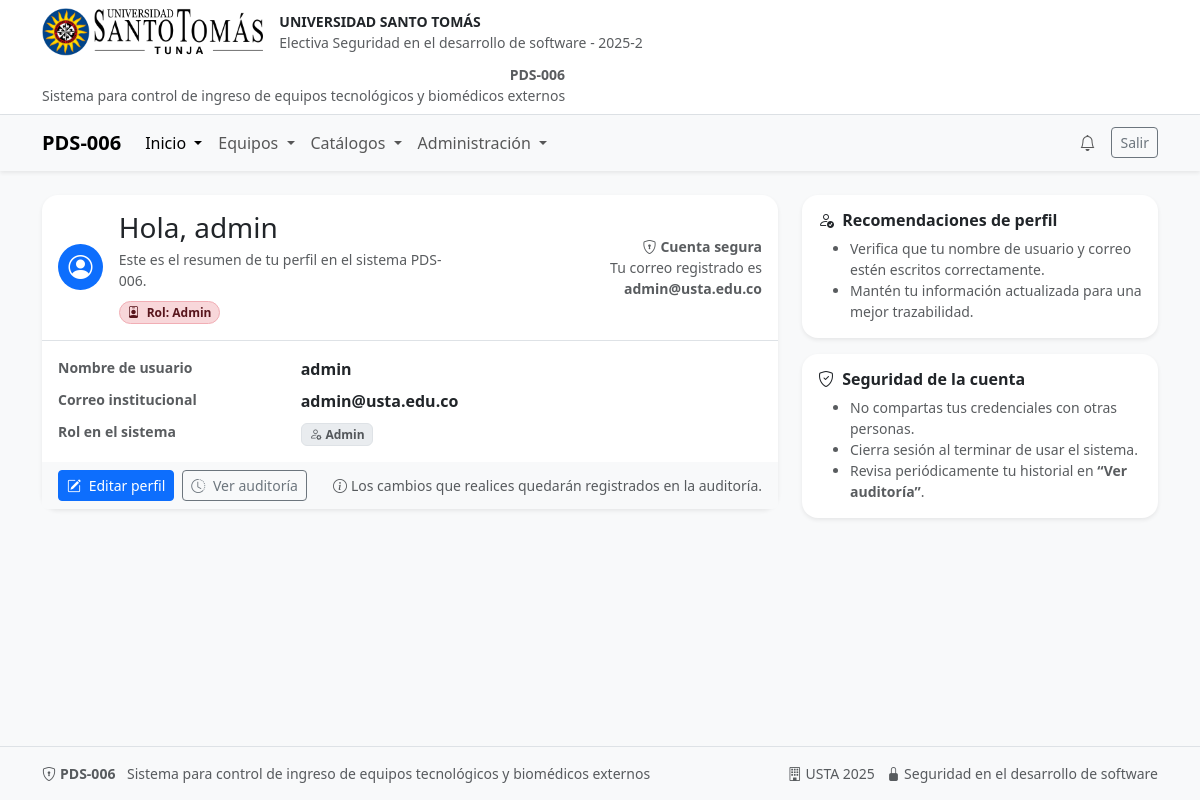
Screenshot of /perfil (signed in) with the database file from the repository.
### models.py (models this page shows, shortened)
class Base(DeclarativeBase):  # para heredar en los modelos, es decir para hacer el mapeo ORM
    pass # pass es para indicar que no hay nada más que hacer aquí, es un marcador de posición.

class User(Base, UserMixin):
    __tablename__ = "users"
    id: Mapped[int] = mapped_column(Integer, primary_key=True, autoincrement=True)
    identificacion: Mapped[str] = mapped_column(
        String(30),
        unique=True,
        nullable=False,
        index=True
    )
    username: Mapped[str] = mapped_column(String(50), unique=True, nullable=False, index=True)
    email: Mapped[str] = mapped_column(String(120), unique=True, nullable=False, index=True)
    password_hash: Mapped[str] = mapped_column(String(255), nullable=False)
    role: Mapped[str] = mapped_column(
        Enum("admin", "usuario"),
        default="usuario",
        nullable=False
    )

### app.py (the view)
@app.route("/perfil")
@login_required
def perfil():
    data = {"nombre": current_user.username, "correo": current_user.email}
    return render_template("perfil.html", data=data)

### app.py (called while the page is built)
@login_manager.user_loader # carga el usuario a partir del ID almacenado en la sesión
def load_user(user_id):
    db = SessionLocal()
    try:
        return db.get(User, int(user_id))
    finally:
        db.close()

@app.teardown_appcontext # cerrar sesión de BD al terminar request
def remove_session(exception=None):
    SessionLocal.remove()

@app.context_processor
def inject_photo_url_helpers():
    def photo_url(kind: str, obj_id: int):
        path = f"uploads/{kind}_{obj_id}.png"
        full = os.path.join(app.static_folder, path)
        if os.path.exists(full):
            return url_for('static', filename=path)
        return url_for('static', filename='img/logo.png')
    return dict(photo_url=photo_url)

### templates/perfil.html (shortened to what this page needs)
{% extends "base.html" %}
{% block content %}
<div class="row g-4 justify-content-center">
  <div class="col-12 col-lg-8">
    <div class="card shadow-sm border-0">
      <div class="card-body d-flex flex-column flex-md-row justify-content-between align-items-start align-items-md-center gap-3">
        <div class="d-flex align-items-center gap-3">
          <span class="d-inline-flex align-items-center justify-content-center bg-primary text-white rounded-circle"
                style="width: 46px; height: 46px;">
            <i class="bi bi-person-circle fs-4"></i>
          </span>
          <div>
            <h3 class="mb-1">Hola, {{ data.nombre }}</h3>
            <p class="mb-2 text-muted small mb-0">
              Este es el resumen de tu perfil en el sistema PDS-006.
            </p>
            <span class="badge rounded-pill
                         {% if current_user.role == 'admin' %}
                           bg-danger-subtle text-danger-emphasis border border-danger-subtle
                         {% else %}
                           bg-primary-subtle text-primary-emphasis border border-primary-subtle
                         {% endif %}">
              <i class="bi bi-person-badge me-1"></i>
              Rol: {{ current_user.role|capitalize }}
            </span>
          </div>
        </div>
        <div class="text-muted small text-md-end">
          <div class="fw-semibold">
            <i class="bi bi-shield-lock me-1"></i>Cuenta segura
          </div>
          <div>Tu correo registrado es <strong>{{ data.correo }}</strong></div>
        </div>
      </div>
      <div class="card-body border-top">
        <dl class="row mb-0">
          <dt class="col-sm-4 text-muted small">Nombre de usuario</dt>
          <dd class="col-sm-8 fw-semibold mb-2">
            {{ data.nombre }}
          </dd>
          <dt class="col-sm-4 text-muted small">Correo institucional</dt>
          <dd class="col-sm-8 fw-semibold mb-2">
            {{ data.correo }}
          </dd>
          <dt class="col-sm-4 text-muted small">Rol en el sistema</dt>
          <dd class="col-sm-8 mb-0">
            <span class="badge bg-body-secondary text-muted border small">
              <i class="bi bi-person-gear me-1"></i>{{ current_user.role|capitalize }}
            </span>
          </dd>
        </dl>
      </div>
      <div class="card-footer bg-body-tertiary border-0 d-flex flex-wrap justify-content-between align-items-center gap-2">
        <div class="d-flex flex-wrap gap-2">
          <a class="btn btn-sm btn-primary" href="{{ url_for('self_edit_profile') }}">
            <i class="bi bi-pencil-square me-1"></i> Editar perfil
          </a>
          <a class="btn btn-sm btn-outline-secondary" href="{{ url_for('my_audit') }}">
            <i class="bi bi-clock-history me-1"></i> Ver auditoría
          </a>
        </div>
        <small class="text-muted d-flex align-items-center gap-1">
          <i class="bi bi-info-circle"></i>
          Los cambios que realices quedarán registrados en la auditoría.
        </small>
      </div>
    </div>
  </div>
  <div class="col-12 col-lg-4">
    <div class="card shadow-sm border-0 mb-3">
      <div class="card-body">
        <h6 class="fw-semibold mb-2">
          <i class="bi bi-person-check me-1"></i> Recomendaciones de perfil
        </h6>
        <ul class="small text-muted mb-0">
          <li>Verifica que tu nombre de usuario y correo estén escritos correctamente.</li>
          <li>Mantén tu información actualizada para una mejor trazabilidad.</li>
        </ul>
      </div>
    </div>
    <div class="card shadow-sm border-0">
      <div class="card-body">
        <h6 class="fw-semibold mb-2">
          <i class="bi bi-shield-check me-1"></i> Seguridad de la cuenta
        </h6>
        <ul class="small text-muted mb-0">
          <li>No compartas tus credenciales con otras personas.</li>
          <li>Cierra sesión al terminar de usar el sistema.</li>
          <li>Revisa periódicamente tu historial en <strong>“Ver auditoría”</strong>.</li>
        </ul>
      </div>
    </div>
  </div>
</div>
{% endblock %}

### static/css/custom.css (style rules this page uses)
.card { border-radius: 1rem; }

### rows the page displays
User: nombre "admin", role "Admin", correo "admin@usta.edu.co"
